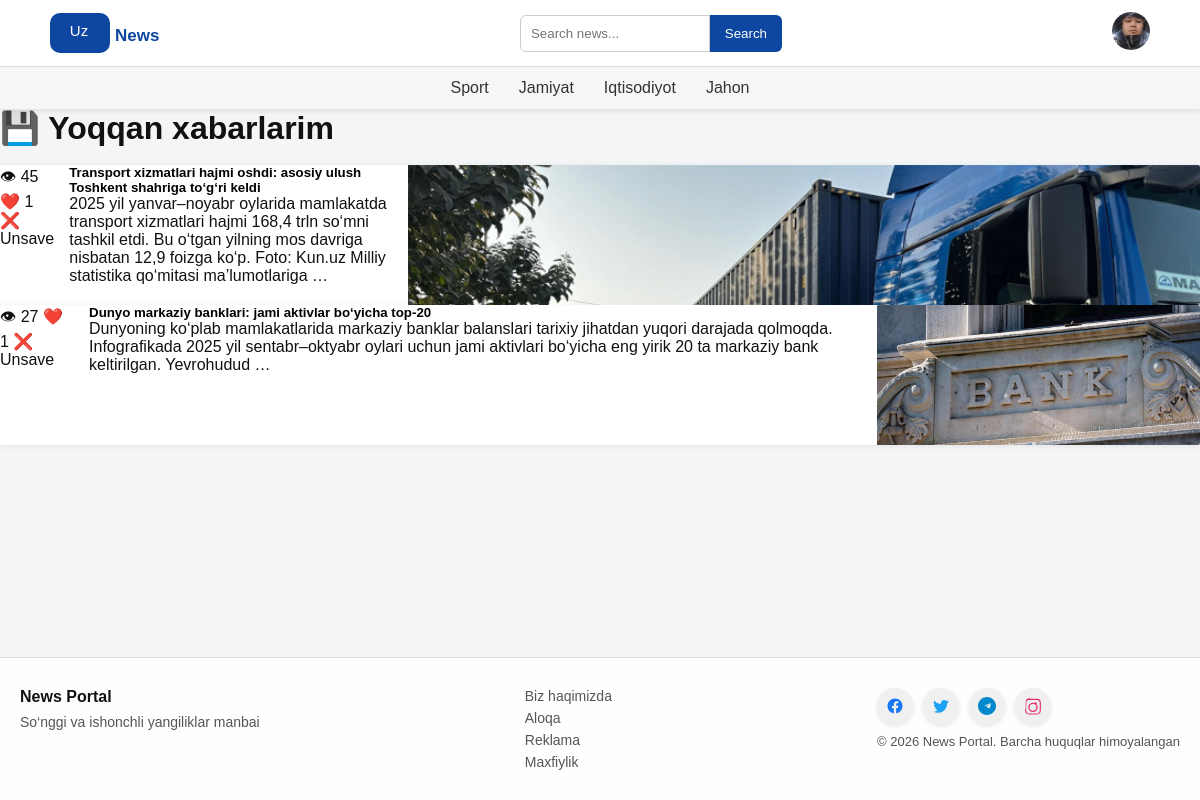
Screenshot of /saved/ (signed in) with the database file from the repository.
### newsapp/models.py (models this page shows, shortened)
class CustomUser(AbstractUser):
    avatar = models.ImageField(upload_to='avatars/', blank=True, null=True)
    groups = models.ManyToManyField(
        'auth.Group',
        related_name='customuser_set',
        blank=True,
        verbose_name='groups',
        help_text='The groups this user belongs to.'
    )
    user_permissions = models.ManyToManyField(
        'auth.Permission',
        related_name='customuser_permissions_set',
        blank=True,
        verbose_name='user permissions',
        help_text='Specific permissions for this user.'
    )

class CategoryNews(models.Model):
    title = models.CharField(max_length=130)

class News(models.Model):
    title = models.CharField(max_length=200)
    description = models.TextField()
    author = models.ForeignKey(settings.AUTH_USER_MODEL, on_delete=models.CASCADE, related_name='news')
    image = models.ImageField(upload_to='news_images/', blank=True, null=True)
    view = models.PositiveIntegerField(default=0)
    is_featured = models.BooleanField(default=False)
    published = models.DateTimeField(auto_now_add=True)
    updated_news = models.DateTimeField(auto_now=True)
    category = models.ForeignKey(CategoryNews, on_delete=models.CASCADE)
    @property
    def like_count(self):
        return self.likes.count()

### newsapp/views/like_save.py (the view)
# urls.py: path("saved/", SavedNewsListView.as_view(), name="saved_news"),
class SavedNewsListView(LoginRequiredMixin, ListView):
    model = News
    template_name = "saved_news.html"
    context_object_name = "saved_news"
    def get_queryset(self):
        return News.objects.filter(saved_by__user=self.request.user).order_by("-published")

### newsapp/context_processors.py (called while the page is built)
def category_list(request):
    return {
        'category_list': CategoryNews.objects.all()
    }

### templates/saved_news.html (shortened to what this page needs)
{% extends 'base.html' %}
{% block content %}
<h1>💾 Yoqqan xabarlarim</h1><br>
<div class="row row-cols-1 row-cols-md-4 g-4" id="news-container">
{% for news in saved_news %}
<div class="col-xl-4 col-lg-4 col-md-6" id="news-card-{{ news.id }}">
    <div class="news-card" id="news-card-{{ news.id }}">
    <div class="news-image">
        <a href="{% url 'news_detail' news.id %}">
            {% if news.image %}
                <img src="{{ news.image.url }}" alt="{{ news.title }}">
            {% else %}
                <img src="/media/news_images/img.png" alt="default">
            {% endif %}
        </a>
    </div>
    <div class="news-content">
        <a href="{% url 'news_detail' news.id %}">
            <h5>{{ news.title }}</h5>
        </a>
        <p>{{ news.description|truncatewords:28 }}</p>
    </div>
    <div class="news-footer">
        <span class="views">👁 {{ news.view }}</span>
        {% if user.is_authenticated %}
            <span
                class="like-btn {% if news.id in liked_posts %}liked{% endif %}"
                data-id="{{ news.id }}"
                style="cursor:pointer;"
            >
                ❤️ <span class="like-count">{{ news.like_count }}</span>
            </span>
            <span
                class="save-btn {% if news.id in saved_posts %}saved{% endif %}"
                data-id="{{ news.id }}"
                style="cursor:pointer;"
            >
                <span class="save-text">
                    {% if news.id in saved_posts %}💾 Save{% else %}❌ Unsave{% endif %}
                </span>
            </span>
        {% else %}
            <a href="{% url 'login' %}">❤️ {{ news.like_count }}</a>
            <a href="{% url 'login' %}" class="btn-login">💾 Save</a>
        {% endif %}
    </div>
</div>
</div>
{% empty %}
<p>Siz hali hech narsa saqlamagansiz 🙂</p>
{% endfor %}
</div>
{% endblock %}

### templates/base.html (shortened to what this page needs)
<!DOCTYPE html>
<html lang="uz">
<head>
</head>
<body>
    {% include 'components/_navbar.html'%}
{% block content %}
{% endblock %}
    {% include 'components/_footer.html'%}
</body>
</html>

### templates/components/_navbar.html (shortened to what this page needs)
<nav class="navbar-container">
  <div class="navbar-top">
    <div class="logo">
      <a href="{% url 'home' %}">
        <svg width="140" height="40" viewBox="0 0 140 40">
          <rect x="0" y="0" width="60" height="40" rx="10" fill="#0d47a1"/>
          <text x="29" y="23" text-anchor="middle" font-size="15" fill="white" font-weight="500">Uz</text>
          <text x="65" y="28" font-size="17" fill="#0d47a1" font-weight="800">News</text>
        </svg>
      </a>
    </div>
<form method="GET" action="{% url 'news-search' %}" style="display: flex; justify-content: center;">
    <input type="text" name="q" placeholder="Search news..." value="{{ request.GET.q }}"
           style="padding: 10px; width: 70%; border: 1px solid #ccc; border-radius: 6px 0 0 6px; outline: none;">
    <button type="submit"
            style="padding: 10px 15px; border:none; background:#0d47a1; color:#fff; border-radius:0 6px 6px 0; cursor:pointer;">
        Search
    </button>
</form>
    <div class="user-area">
  {% if user.is_authenticated %}
  <div class="user-menu">
    {% if user.avatar %}
      <img src="{{ user.avatar.url }}" class="avatar-small" id="avatarBtn">
    {% else %}
      <img src="/media/avatars/avatar.png" class="avatar-small" id="avatarBtn">
    {% endif %}
  </div>
  {% else %}
    <a class="btn btn-primary" href="{% url 'login' %}">Login</a>
    <a class="btn btn-outline-primary" href="{% url 'register' %}">Sign up</a>
  {% endif %}
</div>
  </div>
  <div class="navbar-bottom">
    <ul class="category-list">
      {% for i in category_list %}
      <li><a href="{% url 'category_news' i.pk %}">{{ i.title }}</a></li>
      {% endfor %}
    </ul>
  </div>
</nav>

### templates/components/_footer.html (shortened to what this page needs)
<footer class="site-footer">
  <div class="footer-container">
    <div class="footer-left">
      <h4>News Portal</h4>
      <p>So‘nggi va ishonchli yangiliklar manbai</p>
    </div>
    <div class="footer-center">
      <a href="#">Biz haqimizda</a>
      <a href="#">Aloqa</a>
      <a href="#">Reklama</a>
      <a href="#">Maxfiylik</a>
    </div>
    <div class="footer-right">
      <div class="social-icons">
        <a href="#" class="social-facebook" aria-label="Facebook">
          <svg width="20" height="20" viewBox="0 0 24 24">
            <path d="M22 12c0-5.52-4.48-10-10-10S2 6.48 2 12c0 5 3.66 9.13 8.44 9.88v-6.99h-2.54v-2.89h2.54V9.41c0-2.51 1.49-3.89 3.77-3.89 1.09 0 2.23.2 2.23.2v2.46h-1.26c-1.24 0-1.63.77-1.63 1.56v1.88h2.78l-.44 2.89h-2.34v6.99C18.34 21.13 22 17 22 12z"/>
          </svg>
        </a>
        <a href="#" class="social-twitter" aria-label="Twitter">
        </a>
        <a href="#" class="social-telegram" aria-label="Telegram">
        </a>
        <a href="#" class="social-instagram" aria-label="Instagram">
        </a>
      </div>
      <p>© 2026 News Portal. Barcha huquqlar himoyalangan</p>
    </div>
  </div>
</footer>

### templates/components/_stayle.html (style rules this page uses)
.navbar-container { width: 100%; font-family: 'Segoe UI', sans-serif; background: #fff; box-shadow: 0 2px 6px rgba(0,0,0,0.1); position: relative; z-index: 100; }
.navbar-top { display: flex; align-items: center; justify-content: space-between; padding: 12px 50px; }
.logo a { display: flex; align-items: center; transition: transform 0.3s; }
.user-area { display: flex; align-items: center; gap: 12px; }
.avatar-small { width: 38px; height: 38px; border-radius: 50%; cursor: pointer; object-fit: cover; transition: transform 0.2s; }
.user-menu { position: relative; }
.navbar-bottom { background: #f4f6f8; border-top: 1px solid #e0e0e0; }
.category-list { display: flex; justify-content: center; gap: 30px; list-style: none; padding: 12px 0; margin: 0; }
.category-list a { position: relative; text-decoration: none; color: #333; font-weight: 500; padding: 5px 0; transition: 0.3s; }
.category-list a::after { content: ''; position: absolute; left: 0; bottom: 0; width: 0; height: 3px; background-color: #0d47a1; transition: width 0.3s; }
* { margin: 0; padding: 0; box-sizing: border-box; font-family: Arial, sans-serif; }
body { background: #f4f5f7; color: #111; display: flex; flex-direction: column; min-height: 100vh; }
.news-card { display: flex; flex-direction: row-reverse; background: #fff; border-radius: 2px; overflow: hidden; box-shadow: 0 1px 6px rgba(0,0,0,0.08); transition: transform 0.15s; gap: 12px; height: 140px; }
.news-card { display: flex; gap: 15px; border-bottom: 1px solid #ddd; padding-bottom: 15px; }
.news-card:last-child { border-bottom: none; }
a { color: #000; text-decoration: none; transition: color 0.2s ease; }
.site-footer { background: #fefefe; color: #333; margin-top: auto; border-top: 1px solid #ddd; }
.footer-container { max-width: 1200px; margin: 0 auto; padding: 30px 20px; display: flex; justify-content: space-between; flex-wrap: wrap; gap: 30px; }
.footer-left h4 { color: #111; margin-bottom: 8px; }
.footer-left p { font-size: 14px; color: #555; }
.footer-center { display: flex; flex-direction: column; gap: 6px; }
.footer-center a { color: #555; font-size: 14px; text-decoration: none; }
.footer-right { font-size: 13px; color: #555; text-align: right; }
.social-icons { display: flex; gap: 10px; margin-bottom: 10px; }
.social-icons a { display: inline-flex; justify-content: center; align-items: center; width: 36px; height: 36px; border-radius: 50%; transition: 0.3s; background: #f0f0f0; box-shadow: 0 2px 5px rgba(0,0,0,0.1); }
.social-icons a svg { width: 18px; height: 18px; fill: currentColor; }
.social-facebook svg { color: #1877F2; }
.social-twitter svg { color: #1DA1F2; }
.social-telegram svg { color: #0088cc; }
.social-instagram svg { color: #E1306C; }

### rows the page displays
CustomUser: avatar (picture)
CategoryNews: title "Sport"
CategoryNews: title "Jamiyat"
CategoryNews: title "Iqtisodiyot"
CategoryNews: title "Jahon"
News: image (picture), title "Transport xizmatlari hajmi oshdi: asosiy ulush Toshkent shahriga to‘g‘ri keldi", description "2025 yil yanvar–noyabr oylarida mamlakatda transport xizmatlari hajmi 168,4 trln so‘mni tashkil etdi. Bu o‘tgan yilning mos davriga nisbatan 12,9 foizga ko‘p. Foto: Kun.uz Milliy statistika qo‘mitasi ma’lumotlariga …", view "45", like_count "1", shows "❌ Unsave"
News: image (picture), title "Dunyo markaziy banklari: jami aktivlar bo‘yicha top-20", description "Dunyoning ko‘plab mamlakatlarida markaziy banklar balanslari tarixiy jihatdan yuqori darajada qolmoqda. Infografikada 2025 yil sentabr–oktyabr oylari uchun jami aktivlari bo‘yicha eng yirik 20 ta markaziy bank keltirilgan. Yevrohudud …", view "27", like_count "1", shows "❌ Unsave"
